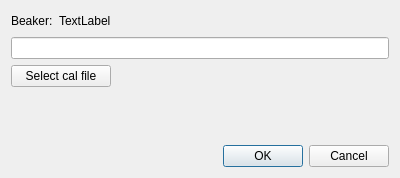
<?xml version="1.0" encoding="UTF-8"?>
<ui version="4.0">
 <class>editdetectorbeaker</class>
 <widget class="QDialog" name="editdetectorbeaker">
  <property name="geometry">
   <rect>
    <x>0</x>
    <y>0</y>
    <width>400</width>
    <height>178</height>
   </rect>
  </property>
  <property name="windowTitle">
   <string>Dialog</string>
  </property>
  <layout class="QGridLayout" name="gridLayout">
   <item row="0" column="0">
    <widget class="QLabel" name="label">
     <property name="text">
      <string>Beaker:</string>
     </property>
     <property name="alignment">
      <set>Qt::AlignLeading|Qt::AlignLeft|Qt::AlignVCenter</set>
     </property>
    </widget>
   </item>
   <item row="1" column="0" colspan="3">
    <widget class="QLineEdit" name="txtFilename"/>
   </item>
   <item row="0" column="1">
    <widget class="QLabel" name="lblBeaker">
     <property name="text">
      <string>TextLabel</string>
     </property>
    </widget>
   </item>
   <item row="0" column="2">
    <spacer name="horizontalSpacer">
     <property name="orientation">
      <enum>Qt::Horizontal</enum>
     </property>
     <property name="sizeHint" stdset="0">
      <size>
       <width>40</width>
       <height>20</height>
      </size>
     </property>
    </spacer>
   </item>
   <item row="3" column="2">
    <spacer name="verticalSpacer">
     <property name="orientation">
      <enum>Qt::Vertical</enum>
     </property>
     <property name="sizeHint" stdset="0">
      <size>
       <width>20</width>
       <height>40</height>
      </size>
     </property>
    </spacer>
   </item>
   <item row="4" column="2">
    <widget class="QDialogButtonBox" name="buttonBox">
     <property name="orientation">
      <enum>Qt::Horizontal</enum>
     </property>
     <property name="standardButtons">
      <set>QDialogButtonBox::Cancel|QDialogButtonBox::Ok</set>
     </property>
    </widget>
   </item>
   <item row="2" column="0" colspan="2">
    <widget class="QPushButton" name="btnSelectFile">
     <property name="text">
      <string>Select cal file</string>
     </property>
    </widget>
   </item>
  </layout>
 </widget>
 <resources/>
 <connections>
  <connection>
   <sender>buttonBox</sender>
   <signal>accepted()</signal>
   <receiver>editdetectorbeaker</receiver>
   <slot>accept()</slot>
   <hints>
    <hint type="sourcelabel">
     <x>248</x>
     <y>254</y>
    </hint>
    <hint type="destinationlabel">
     <x>157</x>
     <y>274</y>
    </hint>
   </hints>
  </connection>
  <connection>
   <sender>buttonBox</sender>
   <signal>rejected()</signal>
   <receiver>editdetectorbeaker</receiver>
   <slot>reject()</slot>
   <hints>
    <hint type="sourcelabel">
     <x>316</x>
     <y>260</y>
    </hint>
    <hint type="destinationlabel">
     <x>286</x>
     <y>274</y>
    </hint>
   </hints>
  </connection>
  <connection>
   <sender>btnSelectFile</sender>
   <signal>clicked()</signal>
   <receiver>editdetectorbeaker</receiver>
   <slot>selectFileClick()</slot>
   <hints>
    <hint type="sourcelabel">
     <x>327</x>
     <y>81</y>
    </hint>
    <hint type="destinationlabel">
     <x>199</x>
     <y>123</y>
    </hint>
   </hints>
  </connection>
 </connections>
 <slots>
  <slot>selectFileClick()</slot>
 </slots>
</ui>
